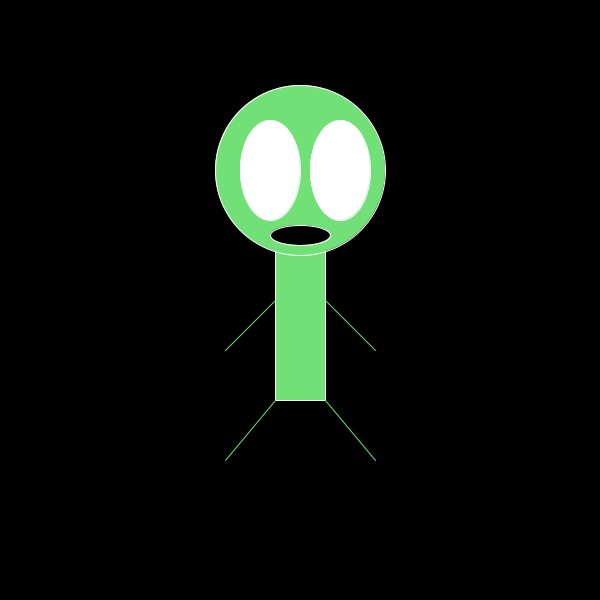
Frame 1 (no input)
Frame 60 (the mouse pressed at the canvas centre just before this capture): identical to frame 1, image omitted
Frame 120 (the mouse held since frame 60 and released just before this capture): identical to frame 1, image omitted

The Processing sketch that drew this single still picture (run headless with seeded random() and noise(); from frame 60 on, the mouse is pressed at the canvas centre):

// Processing sketch: processing_181086
// ── processing_181086.pde

float headX = 300;
float headY = 170;
float leyeX = 340;
float leyeY = 170;
float reyeX = 270;
float reyeY = 170;
float mouthX = 300;
float mouthY = 235;
float bodyX = 275;
float bodyY = 200;
float rarmX = 275;
float rarmY = 300;
float larmX = 325;
float larmY = 300;
float rlegX = 275;
float rlegY = 400;
float llegX = 325;
float llegY = 400;
float rlegX2 = 225;
float rlegY2 = 460;
float llegX2 = 375;
float llegY2 = 460;
float rarmX2 = 225;
float rarmY2 = 350;
float larmX2 = 375;
float larmY2 = 350;
float change = 2;
float change2 =0.5;
void setup(){
size(600,600);
background(0);
}
void draw() {
  background(0);
  fill(113,224,119);
  stroke(255);
rect(bodyX,bodyY,50,200);
ellipse(headX,headY,170,170);
fill(0,0,0,100);
stroke(113,224,119);
line(rlegX,rlegY,rlegX2,rlegY2);
line(llegX,llegY,llegX2,llegY2);
fill(255);
stroke(255);
ellipse(reyeX,reyeY,60,100);
ellipse(leyeX,leyeY,60,100);
stroke(113,224,119);
line(rarmX,rarmY,rarmX2,rarmY2);
line(larmX,larmY,larmX2,larmY2);
fill(0);
stroke(255);
ellipse(mouthX,mouthY,60,20);

if (mousePressed && (mouseButton ==LEFT)){
  println("clicked");
headX += change2;
headY = headY -change;
leyeX += change2;
leyeY = leyeY -change;
reyeX += change2;
reyeY = reyeY -change;
mouthX += change2;
mouthY = mouthY -change;
bodyX += change2;
bodyY = bodyY -change;
rarmX += change2;
rarmY = rarmY -change;
larmX += change2;
larmY = larmY -change;
rlegX += change2;
rlegY = rlegY -change;
llegX += change2;
llegY = llegY -change;
rlegY2 = rlegY2 -change;
llegY2 = llegY2 -change;
rarmY2 = rarmY2 -change;
larmY2 = larmY2 -change;
rlegX2 += change2;
llegX2 = llegX2 + change2;
rarmX2 += change2;
larmX2 += change2;
}

if(mousePressed && (mouseButton ==RIGHT)){
  println("clicked");
  headX += change2;
headY += change2;
leyeX += change2;
leyeY += change2;
reyeX += change2;
reyeY += change2;
mouthX += change2;
mouthY += change2;
bodyX += change2;
bodyY += change2;
rarmX += change2;
rarmY += change2;
larmX += change2;
larmY += change2;
rlegX += change2;
rlegY += change2;
llegX += change2;
llegY += change2;
rlegY2 += change2;
llegY2 += change2;
rarmY2 += change2;
larmY2 += change2;
rlegX2 += change2;
llegX2 = llegX2 + change2;
rarmX2 += change2;
larmX2 += change2;
}
}
  
